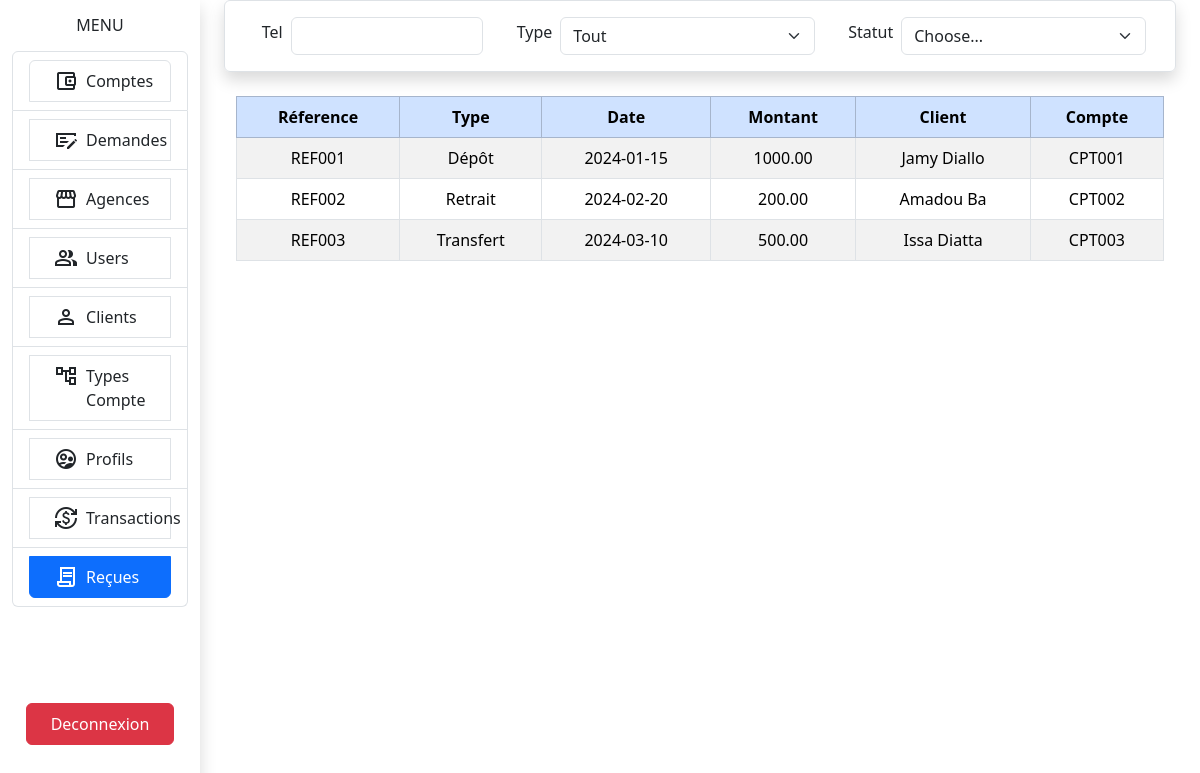
Page /?ressource=html&controller=recu (signed in) on the committed database.
### tables this page shows
CREATE TABLE recu (
    idr INT PRIMARY KEY AUTO_INCREMENT,
    reference VARCHAR(100) NOT NULL,
    type VARCHAR(50) NOT NULL,
    dater DATE NOT NULL,
    montant DECIMAL(10, 2) NOT NULL
);

CREATE TABLE transaction (
    idtr INT PRIMARY KEY AUTO_INCREMENT,
    datetr DATE NOT NULL,
    montant DECIMAL(10, 2) NOT NULL,
    type VARCHAR(50) NOT NULL,
    idu INT,
    idc INT,
    FOREIGN KEY (idu) REFERENCES users(idu),
    FOREIGN KEY (idc) REFERENCES compte(idc)
);

CREATE TABLE users (
    idu INT PRIMARY KEY AUTO_INCREMENT,
    nom VARCHAR(100) NOT NULL,
    prenom VARCHAR(100) NOT NULL,
    telephone VARCHAR(15) NOT NULL,
    email VARCHAR(100) NOT NULL,
    pwd VARCHAR(100) NOT NULL,
    justificatif VARCHAR(255),
    idp INT,
    FOREIGN KEY (idp) REFERENCES profil(idp)
);

CREATE TABLE compte (
    idc INT PRIMARY KEY AUTO_INCREMENT,
    numero VARCHAR(50) NOT NULL,
    solde DECIMAL(10, 2) NOT NULL,
    dateCrea DATE NOT NULL,
    taux DECIMAL(5, 2),
    frais DECIMAL(10, 2),
    etat VARCHAR(50) NOT NULL,
    ida INT,
    idu INT,
    idtc INT,
    idd INT,
    FOREIGN KEY (ida) REFERENCES agence(ida),
    FOREIGN KEY (idu) REFERENCES users(idu),
    FOREIGN KEY (idtc) REFERENCES typecpt(idtc),
    FOREIGN KEY (idd) REFERENCES demande(idd)
);

### src/core/Controller.php (called while the page is built, shortened)
<?php
abstract class  Controller {
    public function renderView(string $view, array $data = [] ): void {
        extract($data);
        require_once "../views/$view.html.php";
    }
}

### src/controllers/html/RecuController.php (called while the page is built)
<?php
require_once "../src/models/RecuModel.php";
require_once "../src/core/Controller.php";
class RecuController extends Controller {
    private RecuModel $recuModel;
    public function __construct() {
        $this->recuModel = new RecuModel();
        $this-> load();
    }
    public function load() {
        $this-> listerRecues();
    }
    private function listerRecues() {
        parent::renderView("recues/listeRecues", ['data' => $this-> recuModel-> findAllRecues()]);
    }
}

### public/index.php (called while the page is built, shortened)
<?php
Rooter::run();

### src/core/Model.php (called while the page is built, shortened)
<?php
abstract class  Model
{
    protected function executeSelect(string $sql, bool $single = false): array {
        $calledClass = get_called_class();
        $result = $this->openConnexion()->query($sql);
        if (!$single) {
            return $result->fetchAll(PDO::FETCH_CLASS, $calledClass);
        }
        return $result->fetch(PDO::FETCH_CLASS, $calledClass);
    }
    protected function openConnexion()
    {
        return new PDO(
            'mysql:host=localhost;dbname=gestionbank;charset=utf8', 'root', ''
        );
    }
}

### src/models/RecuModel.php (called while the page is built)
<?php
require "../src/core/Model.php";
class RecuModel extends Model {
    public function findAllRecues() {
        $sql = "SELECT * FROM recu r, transaction tr, transrecu , users u, compte c, comptrecu cr
        WHERE r.idr = transrecu.idr AND tr.idtr = transrecu.idtr AND cr.idr = r.idr
        AND cr.idc = c.idc AND transrecu.idr = transrecu.idtr AND tr.idu = u.idu;";
        return $this->executeSelect($sql);
    }
}

### views/recues/listeRecues.html.php (the view, shortened to what this page needs)
<div class="container w-100">
<div class="container col-12 border shadow d-flex align-items-center justify-content-around p-3 rounded">
    <div class="col-md-3 d-flex align-items-center">
        <label for="inputCity" class="form-label  mx-2">Tel</label>
        <input type="text" class="form-control" id="inputTel">
    </div>
    <div class="col-md-4 d-flex d-flex align-items-center">
        <label for="inputTc" class="form-label  mx-2">Type</label>
        <select id="inputTc" class="form-select">
            <option value="all">Tout</option>
        </select>
    </div>
    <div class="col-md-4 d-flex align-items-center">
        <label for="inputState" class="form-label mx-2">Statut</label>
        <select id="inputState" class="form-select">
            <option selected>Choose...</option>
        </select>
    </div>
</div>
<div class="container mt-4 col-12">
    <table class="table table-striped table-hover table-bordered vw-50">
        <thead class="table-primary">
            <tr>
                <th class="text-center">Réference</th>
                <th class="text-center">Type</th>
                <th class="text-center">Date</th>
                <th class="text-center">Montant</th>
                <th class="text-center">Client</th>
                <th class="text-center">Compte</th>
            </tr>
        </thead>
        <tbody>
            <?php foreach ($data as $datum): ?>
                <tr>
                    <td class="text-center"> <?= $datum->reference ?> </td>
                    <td class="text-center"> <?= $datum->type ?> </td>
                    <td class="text-center"> <?= $datum->dater ?> </td>
                    <td class="text-center"> <?= $datum->montant ?> </td>
                    <td class="text-center"> <?= $datum->prenom.' '.$datum->nom ?> </td>
                    <td class="text-center"> <?= $datum->numero ?> </td>
                </tr>
            <?php endforeach ?>
        </tbody>
    </table>
</div>
</div>

### rows in the picture
recu: reference "REF001", transaction.type "Dépôt", dater "2024-01-15", transaction.montant "1000.00", users.prenom "Jamy", users.nom "Diallo", compte.numero "CPT001"
recu: reference "REF002", transaction.type "Retrait", dater "2024-02-20", transaction.montant "200.00", users.prenom "Amadou", users.nom "Ba", compte.numero "CPT002"
recu: reference "REF003", transaction.type "Transfert", dater "2024-03-10", transaction.montant "500.00", users.prenom "Issa", users.nom "Diatta", compte.numero "CPT003"
